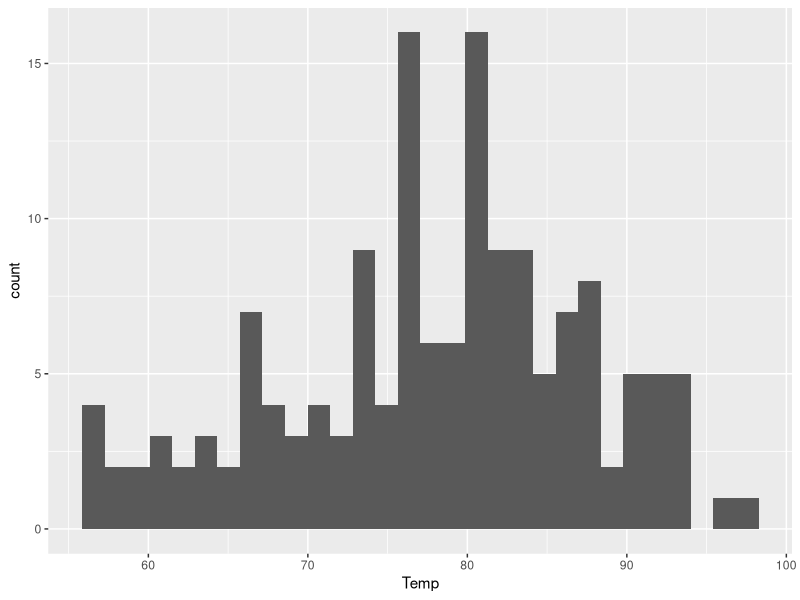
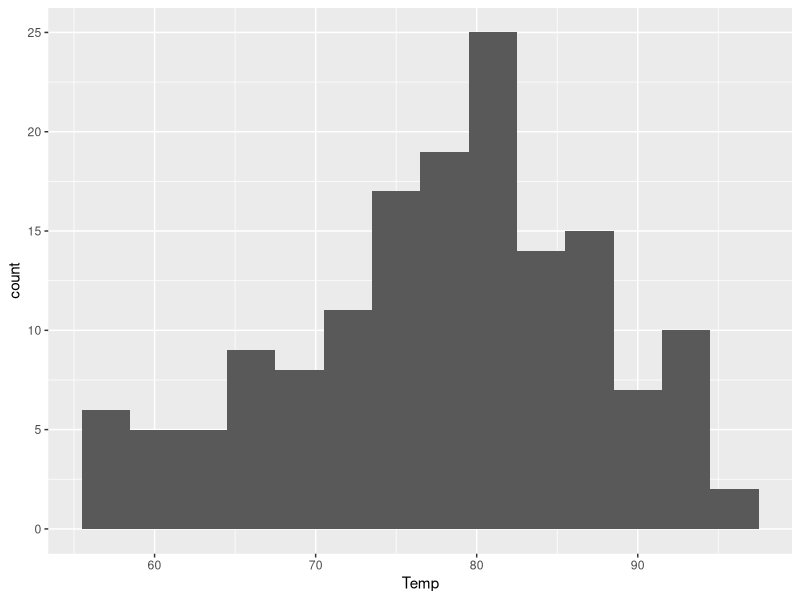
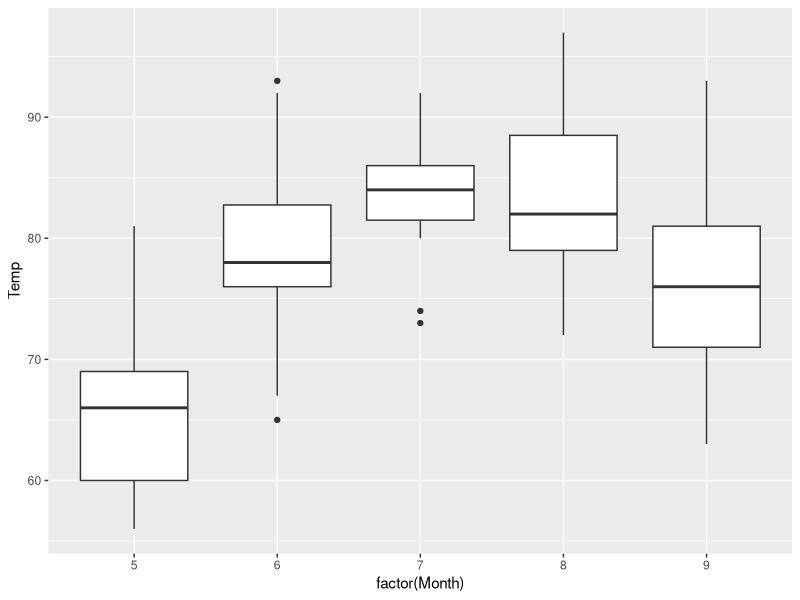
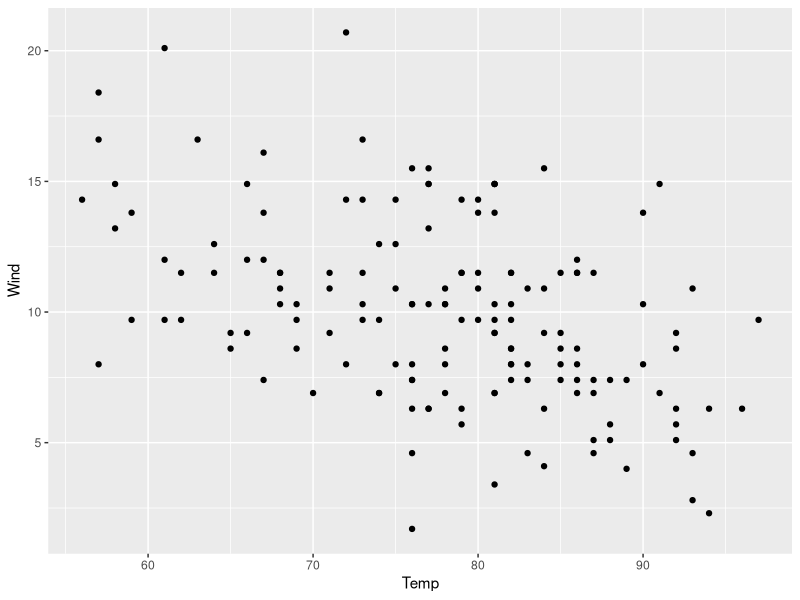
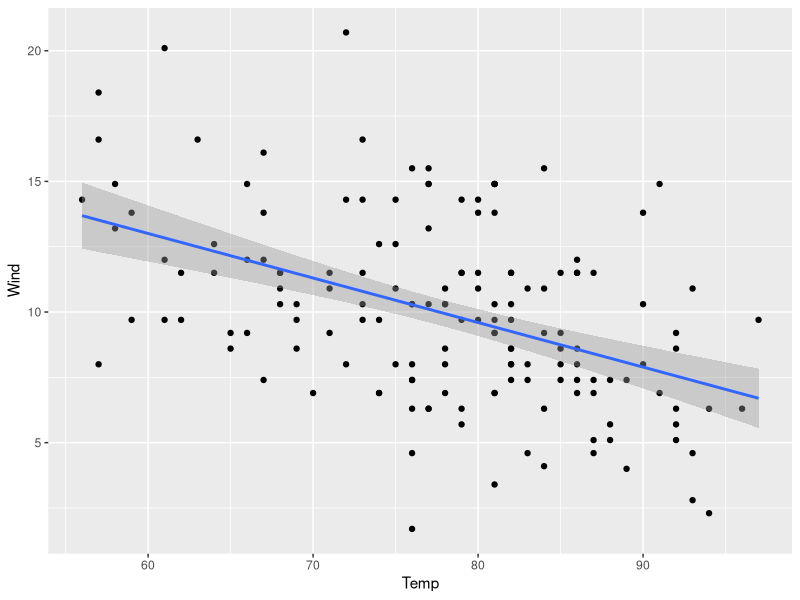
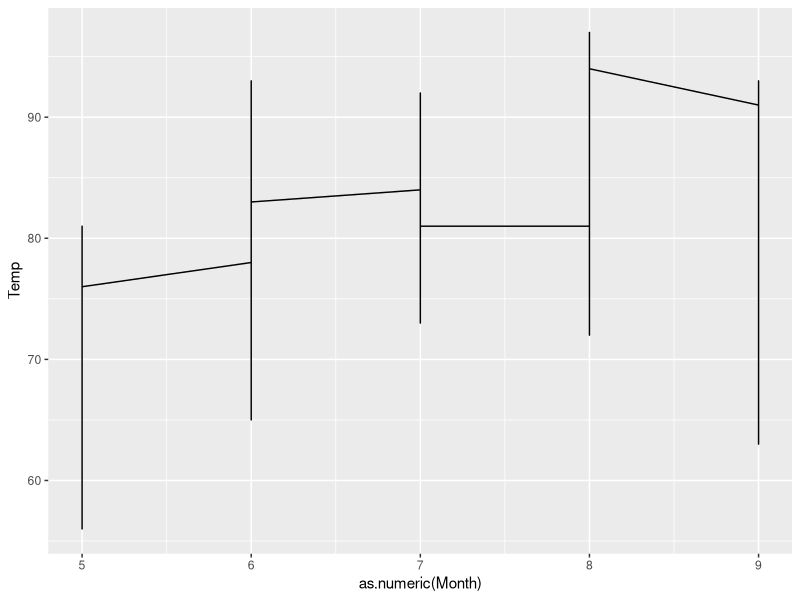
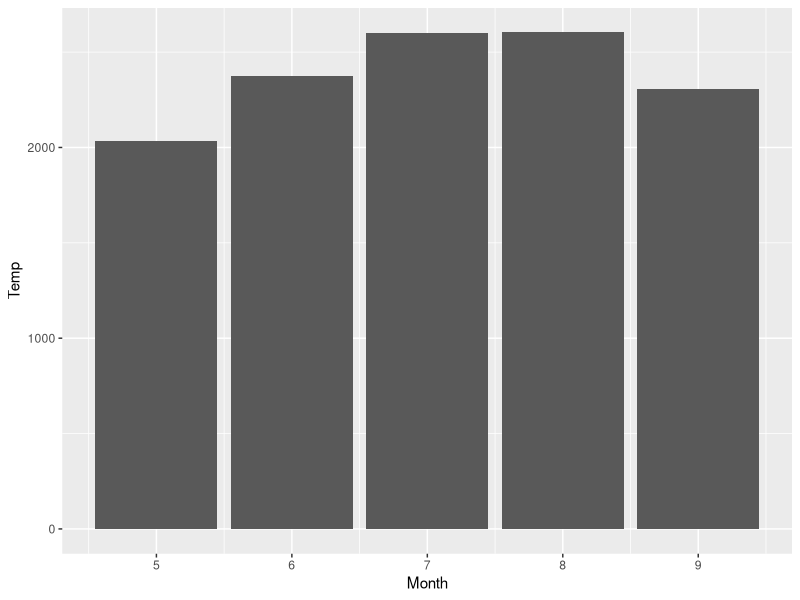

Write R code to recreate these figures, in order.
# Install ggplot2
install.packages("ggplot2")


# --------------------


# Load ggplot2
library(ggplot2)


# --------------------


# Get the dataset

## View the built-in dataset list
data()

## Load the dataset
data(airquality)

## Preview the dataset
head(airquality)

## Get info on the dataset
?airquality


# --------------------


# Create the plots

## Histogram, default binwidth
ggplot(data = airquality, aes(x = Temp)) +
  geom_histogram()

## Histogram, customised binwidth
ggplot(data = airquality, aes(x = Temp)) +
  geom_histogram(binwidth = 3)

# Box plot
ggplot(data = airquality, aes(x = factor(Month), y = Temp)) + 
  geom_boxplot()

# Scatter plot, no trend line
ggplot(data = airquality, aes(x = Temp, y = Wind)) +
  geom_point()

# Scatter plot, with trend line
ggplot(data = airquality, aes(x = Temp, y = Wind)) +
  geom_point() +
  geom_smooth(method = "lm")

# Line plot
ggplot(data = airquality, aes(x = as.numeric(Month), y = Temp, group = 1)) + 
  geom_line()

# Bar plot, using geom_col()
ggplot(data = airquality, aes(x = Month, y = Temp)) +
  geom_col()


# --------------------



